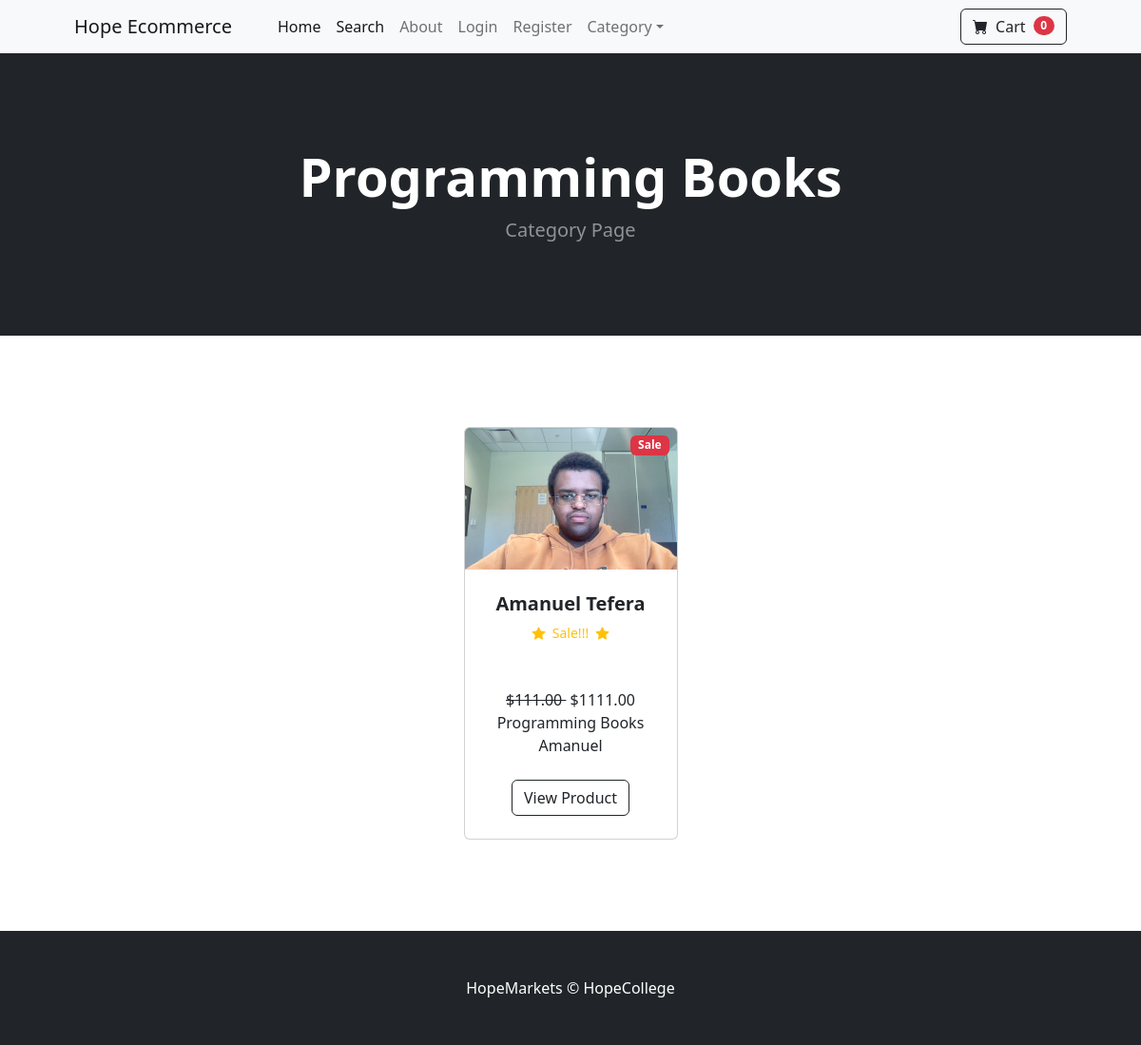
Before: /category/Programming Books with the older database file.
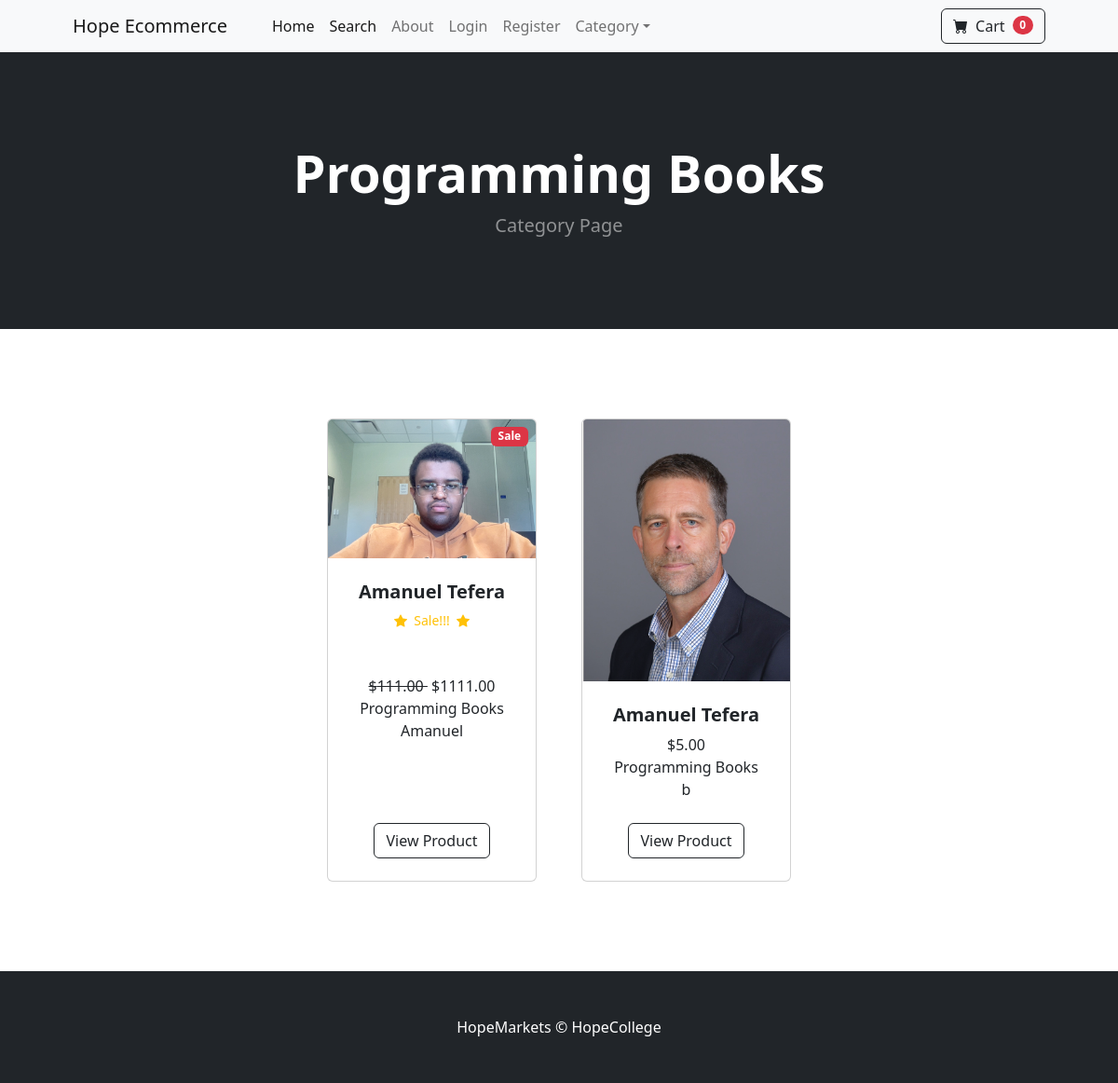
After: the same page with the newer database file.
### store/models.py (models this page shows, shortened)
class Product(models.Model):
    youStudentID = models.CharField(
        max_length=100,
        default="",
        blank=False
    )
    name = models.CharField(max_length=100)
    price = models.DecimalField(default=0, decimal_places=2, max_digits=7)
    category = models.ForeignKey(Category, on_delete=models.CASCADE, default=1)
    description = models.CharField(max_length=250, default='', blank=True, null=True)
    image = models.ImageField(upload_to='uploads/product/', blank=False, null=False)
    is_sale = models.BooleanField(default=False)
    sale_price = models.DecimalField(default=0, decimal_places=2, max_digits=7)

class Category(models.Model):
	name = models.CharField(max_length=50)
	def __str__(self):
		return self.name

### store/views.py (the view)
# urls.py: path('category/<str:foo>', views.category, name="category"),
def category (request,foo):
	foo = foo.replace('-',' ')
	try:
		category = Category.objects.get(name=foo)
		products = Product.objects.filter(category= category)
		return render(request, 'category.html',{'products': products,'category':category})
	except:
		messages.success(request, ("Sorry this in't a category we have "))
		return redirect('home')

### cart/cart.py (called while the page is built)
    def __len__(self):
    	return len(self.cart)

### cart/context_processors.py (called while the page is built)
def cart(request):
	return {'cart': Cart(request)}

### store/templates/category.html
{% extends 'base.html' %}
{% block content %}
        <header class="bg-dark py-5">
            <div class="container px-4 px-lg-5 my-5">
                <div class="text-center text-white">
                    <h1 class="display-4 fw-bolder">
                    {{category}} </h1>
                    <p class="lead fw-normal text-white-50 mb-0"> Category Page</p>
                </div>
            </div>
        </header>
        <section class="py-5">
            <div class="container px-4 px-lg-5 mt-5">
                <div class="row gx-4 gx-lg-5 row-cols-2 row-cols-md-3 row-cols-xl-4 justify-content-center">
                    {% for product in products %}
                        {% if product.is_sale%}
                        <div class="col mb-5">
                        <div class="card h-100">
                           <div class="badge bg-danger text-white position-absolute" style="top: 0.5rem; right: 0.5rem;"> Sale</div>
                            <img class="card-img-top" src="{{ product.image.url }}" alt="..." />
                            <div class="card-body p-4">
                                <div class="text-center">
                                    <h5 class="fw-bolder">{{ product.name}}</h5>
                                          <div class="d-flex justify-content-center small text-warning mb-5">
                                            <div class="bi-star-fill">
                                            </div>
                                            &nbsp;&nbsp;Sale!!!&nbsp;&nbsp;
                                         <div class="bi-star-fill">
                                         </div>
                                         </div>
                                      <strike>
                                        ${{ product.price}}
                                      </strike>
                                         &nbsp;${{ product.sale_price}}
                                     <br/>
                                     {{ product.category}}
                                    <br/>
                                    {{ product.description}}
                                </div>
                            </div>
                            <div class="card-footer p-4 pt-0 border-top-0 bg-transparent">
                                <div class="text-center"><a class="btn btn-outline-dark mt-auto" href="{% url 'product' product.id %}">View Product</a></div>
                            </div>
                        </div>
                    </div>
                        {% else %}
                    <div class="col mb-5">
                        <div class="card h-100">
                            <img class="card-img-top" src="{{ product.image.url }}" alt="..." />
                            <div class="card-body p-4">
                                <div class="text-center">
                                    <h5 class="fw-bolder">{{ product.name}}</h5>
                                    ${{ product.price}}
                                     <br/>
                                     {{ product.category}}
                                    <br/>
                                    {{ product.description}}
                                </div>
                            </div>
                            <div class="card-footer p-4 pt-0 border-top-0 bg-transparent">
                                <div class="text-center"><a class="btn btn-outline-dark mt-auto"href="{% url 'product' product.id %}">View Product</a></div>
                            </div>
                        </div>
                    </div>
                        {% endif %}
                       {% endfor %}
            </div>
        </section>
    {% endblock %}

Changed rows visible on the page:
added Product: image (picture), name "Amanuel Tefera", price "5.00", category "Programming Books", description "b"
